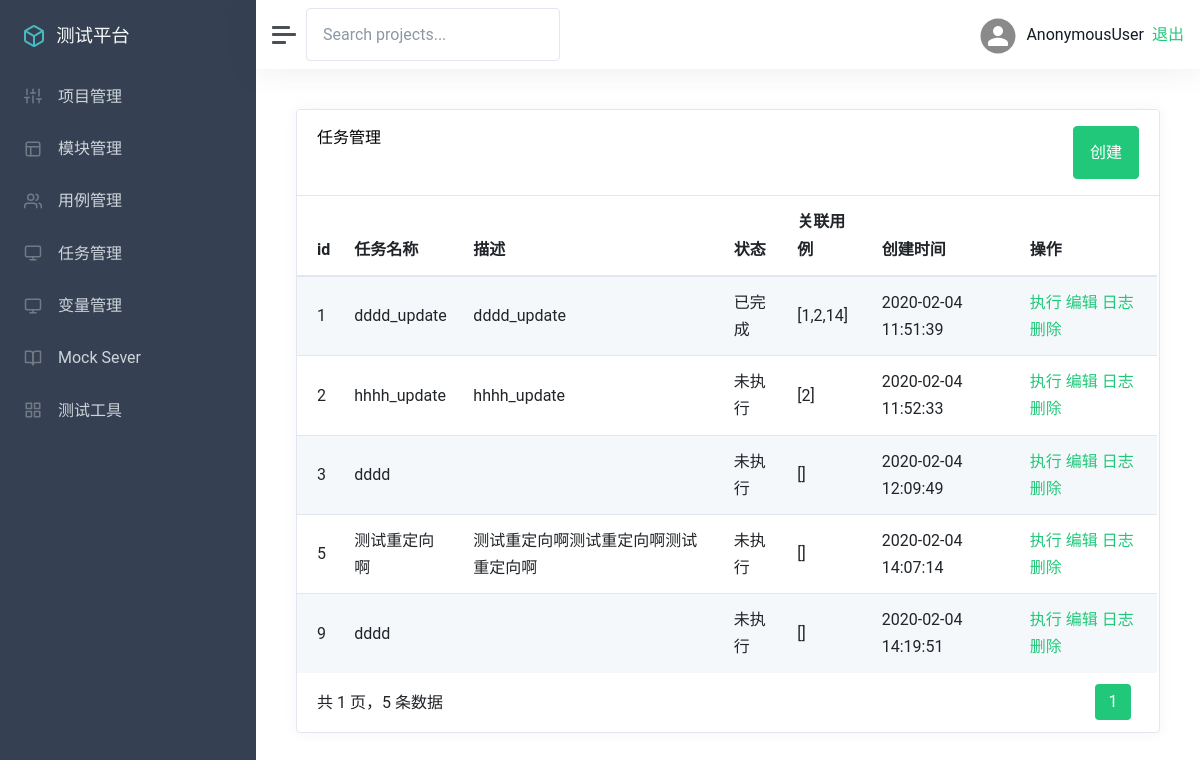
The app's page /task/task_list/ with its own data.
### app_task/models.py (models this page shows, shortened)
class TestTask(models.Model):
    STATUS_CHOICES = (
    ('0', '未执行'),
    ('1', '执行中'),
    ('2', '已完成')
    )
    name = models.CharField("名称", max_length=100, blank=False, default="")
    describe = models.TextField("描述", default="")
    status = models.SmallIntegerField("状态", default='0', choices=STATUS_CHOICES)
    cases = models.TextField("关联用例", default="")
    create_time = models.DateTimeField("创建时间", auto_now_add=True)

### app_task/views.py (the view)
# urls.py: path('task_list/', views.task_list),
def task_list(request):
    taskList = TestTask.objects.all()
    p = Paginator(taskList, 5)
    page = request.GET.get('page')
    if page == '':
        page =1
    try:
        taskList = p.page(page)
    except PageNotAnInteger:
        taskList = p.page(1)
    except EmptyPage:
        taskList = p.page(p.num_pages)
    return render(request, 'task/list.html', {
        'taskList':taskList
    })

### templates/task/list.html (shortened to what this page needs)
{% extends "manage.html" %}
{% block manage %}
<div class="card flex-fill">
    <div class="card-header">
        <h5 class="card-title mb-0" style="float:left">任务管理</h5>
        <button onclick="add()" type="button" class="btn btn-primary" style="float:right">创建</button>
    </div>
    <div id="datatables-dashboard-traffic_wrapper" class="dataTables_wrapper dt-bootstrap4 no-footer">
        <div class="row">
            <div class="col-sm-12">
                <table id="datatables-dashboard-traffic" class="table table-striped my-0 dataTable no-footer"
                    role="grid" aria-describedby="datatables-dashboard-traffic_info">
                    <thead>
                        <tr role="row">
                            <th>id</th>
                            <th>任务名称</th>
                            <th>描述</th>
                            <th>状态</th>
                            <th>关联用例</th>
                            <th>创建时间</th>
                            <th>操作</th>
                        </tr>
                    </thead>
                    <tbody>
                        {% for t in taskList %}
                        <tr role="row" class="odd">
                            <td>{{ t.id }}</td>
                            <td>{{ t.name }}</td>
                            <td>{{ t.describe }}</td>
                            {% if t.status == 0 %}
                                <td>未执行</td>
                            {% elif t.status == 1 %}
                                <td>执行中</td>
                            {% elif t.status == 2 %}
                                <td>已完成</td>
                            {% endif %}
                            <td>{{ t.cases }}</td>
                            <td>{{ t.create_time |date:"Y-m-d H:i:s"}}</td>
                            <td>
                                <a href="/task/task_run/{{t.id}}/">执行</a>
                                <a href="/task/task_edit/{{t.id}}/">编辑</a>
                                <a href="/task/task_log/{{t.id}}/">日志</a>
                                <a onclick="task_delete({{ t.id }})" style="color:#21c87a;"  id="delete-project-id">删除</a>
                            </td>
                        </tr>
                        {% endfor %}
                    </tbody>
                </table>
            </div>
        </div>
        <div class="row">
            <div class="col-sm-12 col-md-5">
                <div class="dataTables_info" id="datatables-dashboard-traffic_info" role="status" aria-live="polite">
                    共 {{ taskList.paginator.num_pages }} 页，{{ taskList.paginator.count }} 条数据
                </div>
            </div>
            <div class="col-sm-12 col-md-7">
                <div class="dataTables_paginate paging_simple_numbers" id="datatables-dashboard-traffic_paginate">
                    <ul class="pagination">
                        <li class="paginate_button page-item active">
                            <a href="#" aria-controls="datatables-dashboard-traffic" data-dt-idx="1" tabindex="0"
                                class="page-link">{{ taskList.number }}</a>
                        </li>
                    </ul>
                </div>
            </div>
{% endblock %}

### records on screen
TestTask: id "1", name "dddd_update", describe "dddd_update", status "已完成", cases "[1,2,14]", create_time "2020-02-04 11:51:39"
TestTask: id "2", name "hhhh_update", describe "hhhh_update", status "未执行", cases "[2]", create_time "2020-02-04 11:52:33"
TestTask: id "3", name "dddd", status "未执行", cases "[]", create_time "2020-02-04 12:09:49"
TestTask: id "5", name "测试重定向啊", describe "测试重定向啊测试重定向啊测试重定向啊", status "未执行", cases "[]", create_time "2020-02-04 14:07:14"
TestTask: id "9", name "dddd", status "未执行", cases "[]", create_time "2020-02-04 14:19:51"

### other values on screen
{{ user }} "AnonymousUser"
{{ taskList.paginator.num_pages }} "1"
{{ taskList.paginator.count }} "5"
{{ taskList.number }} "1"
